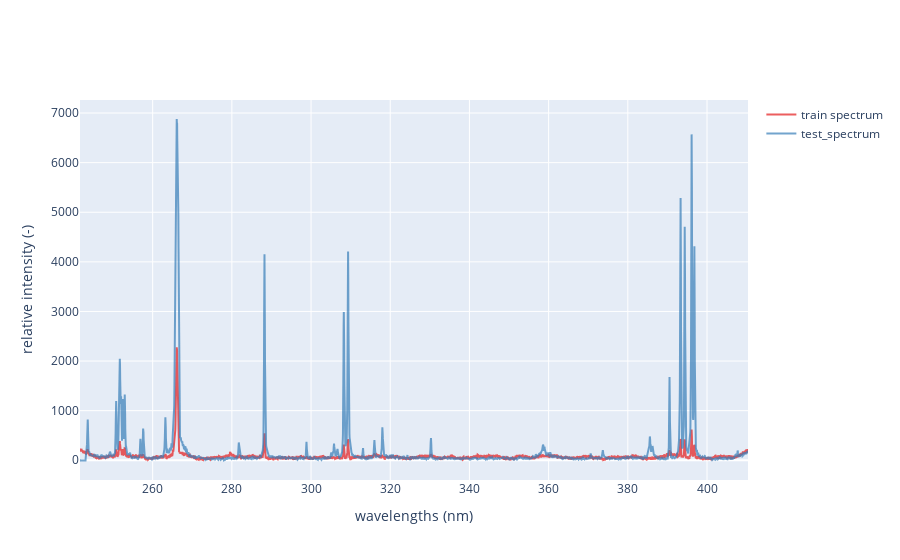

The notebook cell this image was saved under:
### Code cell
plot_spectra(
    np.vstack((
        s1_train_pipeline.inverse_transform([s1_train.mean(axis=0)]),
        s1_test_pipeline.inverse_transform([s1_test.mean(axis=0)]),
    )),
    calibration=s1_wavelengths,
    labels=['train spectrum', 'test_spectrum'],
    colormap=colors.qualitative.Set1,
)

### Figure 1 — Plotly figure (JSON) as saved in the notebook; plotly's stock layout.template omitted (floating-point values rounded to 4 significant figures; data arrays with more than 128 entries replaced by an {"elided": "..."} marker saying what was removed)
{"data": [{"line": {"color": "rgb(228,26,28)"}, "name": "train spectrum", "opacity": 0.7, "type": "scatter", "x": {"elided": "4062 float values"}, "y": {"elided": "4062 float values"}}, {"line": {"color": "rgb(55,126,184)"}, "name": "test_spectrum", "opacity": 0.7, "type": "scatter", "x": {"elided": "4062 float values"}, "y": {"elided": "4062 float values"}}], "layout": {"title": {}, "xaxis": {"title": {"text": "wavelengths (nm)"}}, "yaxis": {"title": {"text": "relative intensity (-)"}}}}
